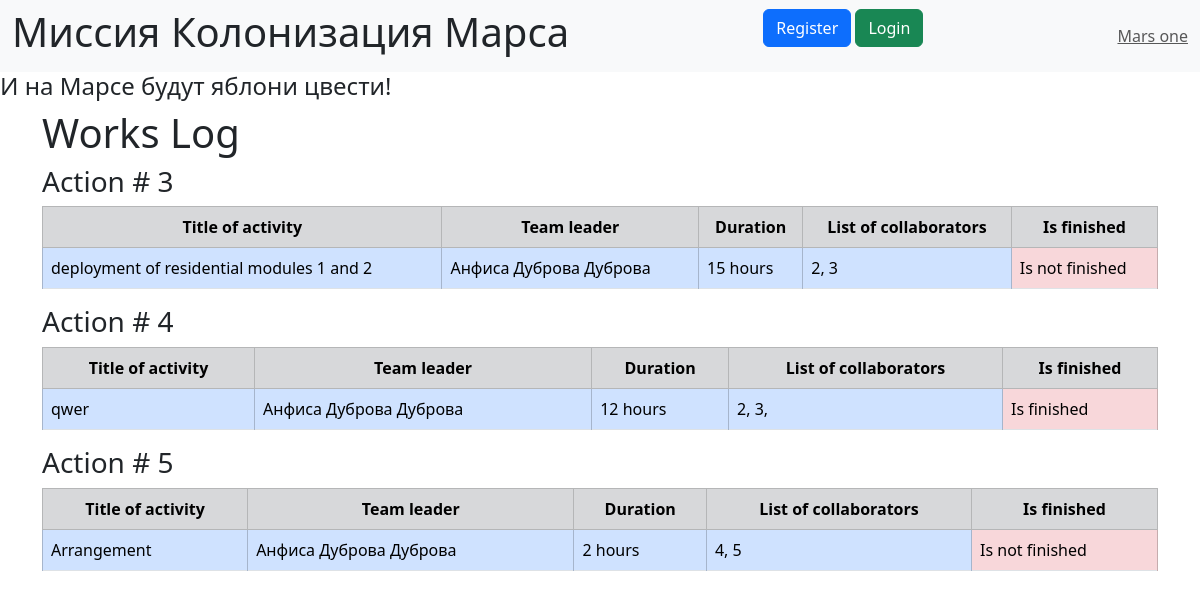
Before: / with the older database file.
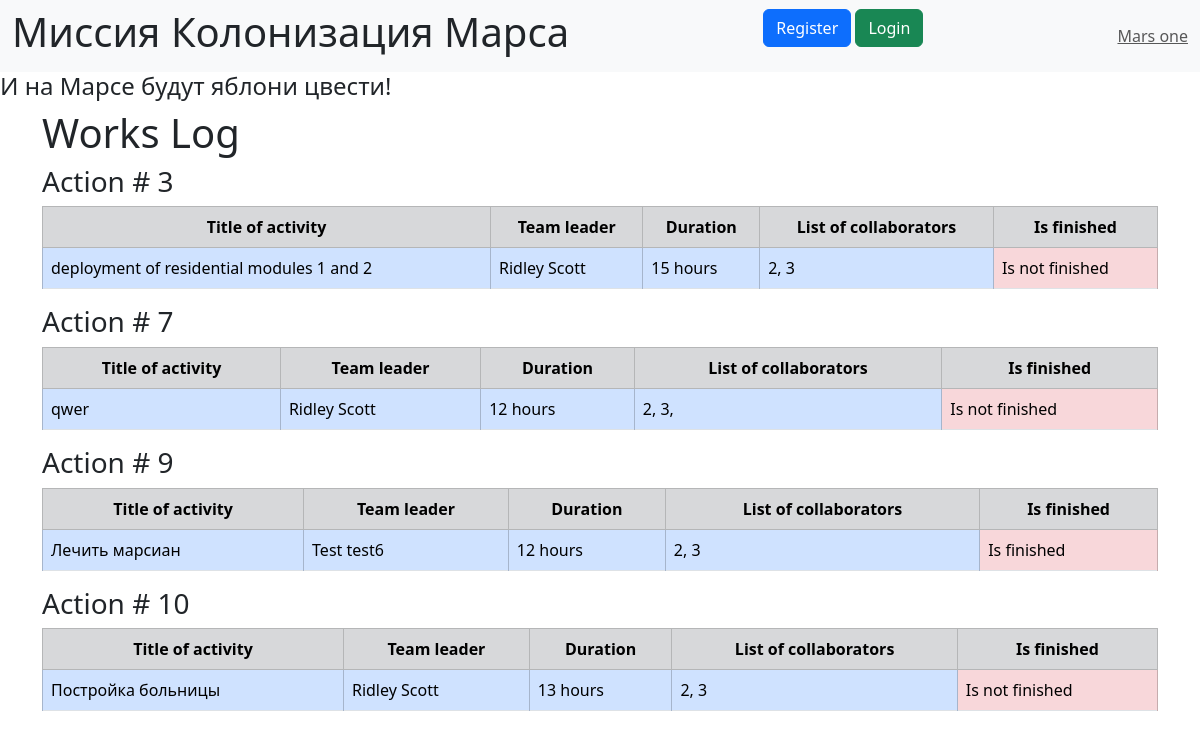
After: the same page with the newer database file.
### SQL/data/jobs.py (models this page shows, shortened)
class Jobs(SqlAlchemyBase):
    __tablename__ = 'jobs'
    id = sqlalchemy.Column(sqlalchemy.Integer, primary_key=True, autoincrement=True)
    job = sqlalchemy.Column(sqlalchemy.String, nullable=True)
    work_size = sqlalchemy.Column(sqlalchemy.Integer)
    collaborators = sqlalchemy.Column(sqlalchemy.String, nullable=True)
    start_date = sqlalchemy.Column(sqlalchemy.DateTime, nullable=True)
    end_date = sqlalchemy.Column(sqlalchemy.DateTime, nullable=True)
    is_finished = sqlalchemy.Column(sqlalchemy.Boolean, nullable=True)
    team_leader = sqlalchemy.Column(sqlalchemy.Integer, sqlalchemy.ForeignKey("users.id"))
    user = orm.relationship('User')

### main.py (the view)
@app.route("/")
def works_log():
    session = db_session.create_session()
    jobs = session.query(Jobs)
    captions = ['Title of activity', 'Team leader', 'Duration', 'List of collaborators', 'Is finished']
    team_leaders = [f"{user.name} {user.surname}" for job in jobs
                    for user in session.query(User).filter(User.id == job.team_leader)]
    return render_template('work.html', jobs=jobs, captions=captions, team_leaders=team_leaders)

### SQL/data/db_session.py (called while the page is built)
def create_session() -> Session:
    global __factory
    return __factory()

### templates/work.html (shortened to what this page needs)
{% extends "base.html"%}
{% block content %}
    <h1>Works Log</h1>
    {% for job in jobs%}
          <h3>Action # {{job.id}}</h3>
          <table class="table table-striped table-bordered">
          <tr class="table-secondary">
              {% for caption in captions%}
                    <th style="text-align: center;">{{caption}}</th>
              {% endfor%}
          </tr>
          <tr style="max-height: 100px">
              {% if job.is_finished %}
                 {% set is_finished = "Is finished" %}
              {% else %}
                 {% set is_finished = "Is not finished" %}
              {% endif %}
              <td class="table-primary">{{ job.job }}</td>
              <td class="table-primary">{{ team_leaders[loop.index - 1] }}</td>
              <td class="table-primary">{{ job.work_size }} hours</td>
              <td class="table-primary">{{ job.collaborators }}</td>
              <td class="table-danger">{{ is_finished }}</td>
          </tr>
          </table>
    {% endfor%}
{% endblock %}

### templates/base.html (shortened to what this page needs)
<!DOCTYPE html>
<html lang="en">
<head>
    <link href="https://cdn.jsdelivr.net/npm/bootstrap@5.3.3/dist/css/bootstrap.min.css" rel="stylesheet">
</head>
<body>
<nav class="navbar navbar-expand-lg bg-body-tertiary">
  <div class="container-fluid">
   <h1>Миссия Колонизация Марса</h1>
      {% if current_user.is_authenticated %}
      <a class="navbar-brand" href="/logout">{{ current_user.name }} {{current_user.surname}}</a>
      <a class="btn btn-primary" href="/addjob">Add job</a>
      <a class="btn btn-primary" href="/logout">Logout</a>
      {% else %}
      <p>
          <a class="btn btn-primary" href="/register">Register</a>
        <a class="btn btn-success" href="/login">Login</a>
      </p>
      {% endif %}
      <a class="navbar-text" href="#">
        Mars one
      </a>
    </div>
</nav>
<h4>И на Марсе будут яблони цвести!</h4>
<main role="main" class="container">
    {% block content %}
    {% endblock %}
</main>
</body>
</html>

Changed rows visible on the page:
removed Jobs: id "4", captions "Title of activity" "Team leader" "Duration" "List of collaborators" "Is finished", job "qwer", team_leaders "Анфиса Дуброва Дуброва", work_size "12", collaborators "2, 3,", is_finished "Is finished"
removed Jobs: id "5", captions "Title of activity" "Team leader" "Duration" "List of collaborators" "Is finished", job "Arrangement", team_leaders "Анфиса Дуброва Дуброва", work_size "2", collaborators "4, 5", is_finished "Is not finished"
changed Jobs "deployment of residential modules 1 and 2": team_leaders "Анфиса Дуброва Дуброва" → "Ridley Scott"
added Jobs: id "7", captions "Title of activity" "Team leader" "Duration" "List of collaborators" "Is finished", job "qwer", team_leaders "Ridley Scott", work_size "12", collaborators "2, 3,", is_finished "Is not finished"
added Jobs: id "9", captions "Title of activity" "Team leader" "Duration" "List of collaborators" "Is finished", job "Лечить марсиан", team_leaders "Test test6", work_size "12", collaborators "2, 3", is_finished "Is finished"
added Jobs: id "10", captions "Title of activity" "Team leader" "Duration" "List of collaborators" "Is finished", job "Постройка больницы", team_leaders "Ridley Scott", work_size "13", collaborators "2, 3", is_finished "Is not finished"
